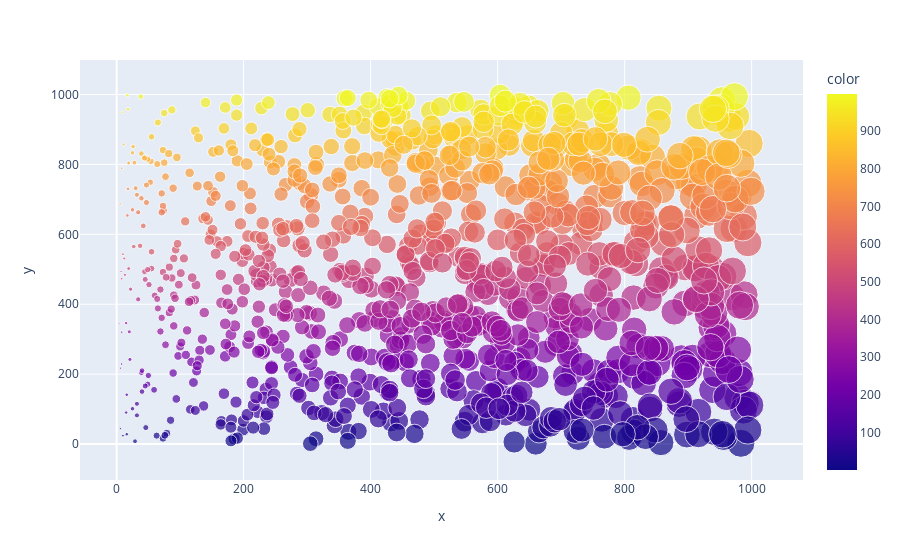

The notebook cell saved with this chart:
### Markdown cell above
3.Write a program to draw a scatter plot for random 500 x and y coordinates and style it

### Code cell
import plotly.express as px
import numpy as np
x = np.random.randint(1,1000, size=(1000))
y = np.random.randint(1,1000, size=(1000))
px.scatter(x=x, y=y ,color = y ,size=x)

### Figure 1 — Plotly figure (JSON) as saved in the notebook; plotly's stock layout.template omitted (floating-point values rounded to 4 significant figures; data arrays with more than 128 entries replaced by an {"elided": "..."} marker saying what was removed)
{"data": [{"hovertemplate": "x=%{x}<br>y=%{y}<br>size=%{marker.size}<br>color=%{marker.color}<extra></extra>", "legendgroup": "", "marker": {"color": {"elided": "1000 int values"}, "coloraxis": "coloraxis", "size": {"elided": "1000 int values"}, "sizemode": "area", "sizeref": 2.498, "symbol": "circle"}, "mode": "markers", "name": "", "orientation": "v", "showlegend": false, "type": "scatter", "x": {"elided": "1000 int values"}, "xaxis": "x", "y": {"elided": "1000 int values"}, "yaxis": "y"}], "layout": {"coloraxis": {"colorbar": {"title": {"text": "color"}}, "colorscale": [[0, "#0d0887"], [0.1111, "#46039f"], [0.2222, "#7201a8"], [0.3333, "#9c179e"], [0.4444, "#bd3786"], [0.5556, "#d8576b"], [0.6667, "#ed7953"], [0.7778, "#fb9f3a"], [0.8889, "#fdca26"], [1, "#f0f921"]]}, "legend": {"itemsizing": "constant", "tracegroupgap": 0}, "margin": {"t": 60}, "xaxis": {"anchor": "y", "domain": [0, 1], "title": {"text": "x"}}, "yaxis": {"anchor": "x", "domain": [0, 1], "title": {"text": "y"}}}}
